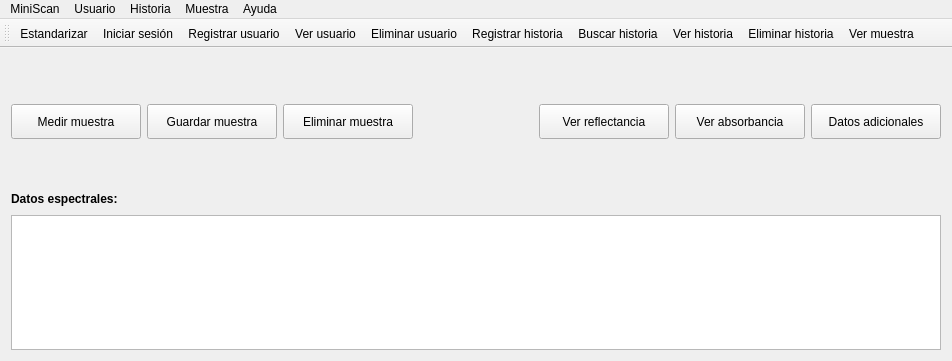
<?xml version="1.0" encoding="UTF-8"?>
<ui version="4.0">
 <class>MainWindow</class>
 <widget class="QMainWindow" name="MainWindow">
  <property name="geometry">
   <rect>
    <x>0</x>
    <y>0</y>
    <width>952</width>
    <height>361</height>
   </rect>
  </property>
  <property name="windowTitle">
   <string>Spectrasoft</string>
  </property>
  <property name="windowIcon">
   <iconset resource="recursos.qrc">
    <normaloff>:/img/logo_icono.ico</normaloff>:/img/logo_icono.ico</iconset>
  </property>
  <widget class="QWidget" name="centralWidget">
   <layout class="QGridLayout" name="gridLayout_5">
    <item row="0" column="0">
     <layout class="QGridLayout" name="gridLayout_2">
      <item row="0" column="0">
       <layout class="QHBoxLayout" name="horizontalLayout_3">
        <item>
         <layout class="QGridLayout" name="gridLayout_4">
          <item row="0" column="0">
           <spacer name="verticalSpacer_7">
            <property name="orientation">
             <enum>Qt::Vertical</enum>
            </property>
            <property name="sizeHint" stdset="0">
             <size>
              <width>127</width>
              <height>33</height>
             </size>
            </property>
           </spacer>
          </item>
          <item row="0" column="1">
           <spacer name="verticalSpacer_8">
            <property name="orientation">
             <enum>Qt::Vertical</enum>
            </property>
            <property name="sizeHint" stdset="0">
             <size>
              <width>127</width>
              <height>33</height>
             </size>
            </property>
           </spacer>
          </item>
          <item row="0" column="2">
           <spacer name="verticalSpacer_2">
            <property name="orientation">
             <enum>Qt::Vertical</enum>
            </property>
            <property name="sizeHint" stdset="0">
             <size>
              <width>127</width>
              <height>33</height>
             </size>
            </property>
           </spacer>
          </item>
          <item row="1" column="0">
           <widget class="QPushButton" name="btnMedir">
            <property name="minimumSize">
             <size>
              <width>130</width>
              <height>35</height>
             </size>
            </property>
            <property name="maximumSize">
             <size>
              <width>130</width>
              <height>35</height>
             </size>
            </property>
            <property name="text">
             <string>Medir muestra</string>
            </property>
            <property name="icon">
             <iconset resource="recursos.qrc">
              <normaloff>:/img/logo.png</normaloff>:/img/logo.png</iconset>
            </property>
            <property name="iconSize">
             <size>
              <width>25</width>
              <height>20</height>
             </size>
            </property>
           </widget>
          </item>
          <item row="1" column="2">
           <widget class="QPushButton" name="btnEliminar">
            <property name="minimumSize">
             <size>
              <width>130</width>
              <height>35</height>
             </size>
            </property>
            <property name="maximumSize">
             <size>
              <width>130</width>
              <height>35</height>
             </size>
            </property>
            <property name="text">
             <string>Eliminar muestra</string>
            </property>
            <property name="icon">
             <iconset resource="recursos.qrc">
              <normaloff>:/img/borrar.png</normaloff>:/img/borrar.png</iconset>
            </property>
            <property name="iconSize">
             <size>
              <width>20</width>
              <height>20</height>
             </size>
            </property>
           </widget>
          </item>
          <item row="2" column="0">
           <spacer name="verticalSpacer_4">
            <property name="orientation">
             <enum>Qt::Vertical</enum>
            </property>
            <property name="sizeHint" stdset="0">
             <size>
              <width>127</width>
              <height>33</height>
             </size>
            </property>
           </spacer>
          </item>
          <item row="2" column="1">
           <spacer name="verticalSpacer_6">
            <property name="orientation">
             <enum>Qt::Vertical</enum>
            </property>
            <property name="sizeHint" stdset="0">
             <size>
              <width>127</width>
              <height>33</height>
             </size>
            </property>
           </spacer>
          </item>
          <item row="2" column="2">
           <spacer name="verticalSpacer_12">
            <property name="orientation">
             <enum>Qt::Vertical</enum>
            </property>
            <property name="sizeHint" stdset="0">
             <size>
              <width>127</width>
              <height>33</height>
             </size>
            </property>
           </spacer>
          </item>
          <item row="1" column="1">
           <widget class="QPushButton" name="btnGuardar">
            <property name="minimumSize">
             <size>
              <width>130</width>
              <height>35</height>
             </size>
            </property>
            <property name="maximumSize">
             <size>
              <width>130</width>
              <height>35</height>
             </size>
            </property>
            <property name="text">
             <string>Guardar muestra</string>
            </property>
            <property name="icon">
             <iconset resource="recursos.qrc">
              <normaloff>:/img/base_datos.png</normaloff>:/img/base_datos.png</iconset>
            </property>
            <property name="iconSize">
             <size>
              <width>22</width>
              <height>22</height>
             </size>
            </property>
           </widget>
          </item>
         </layout>
        </item>
        <item>
         <layout class="QGridLayout" name="gridLayout">
          <item row="2" column="1">
           <spacer name="verticalSpacer_16">
            <property name="orientation">
             <enum>Qt::Vertical</enum>
            </property>
            <property name="sizeType">
             <enum>QSizePolicy::Expanding</enum>
            </property>
            <property name="sizeHint" stdset="0">
             <size>
              <width>20</width>
              <height>13</height>
             </size>
            </property>
           </spacer>
          </item>
          <item row="0" column="1">
           <spacer name="verticalSpacer_3">
            <property name="orientation">
             <enum>Qt::Vertical</enum>
            </property>
            <property name="sizeType">
             <enum>QSizePolicy::Expanding</enum>
            </property>
            <property name="sizeHint" stdset="0">
             <size>
              <width>20</width>
              <height>13</height>
             </size>
            </property>
           </spacer>
          </item>
          <item row="1" column="2">
           <spacer name="horizontalSpacer_4">
            <property name="orientation">
             <enum>Qt::Horizontal</enum>
            </property>
            <property name="sizeHint" stdset="0">
             <size>
              <width>13</width>
              <height>67</height>
             </size>
            </property>
           </spacer>
          </item>
          <item row="1" column="0">
           <spacer name="horizontalSpacer_8">
            <property name="orientation">
             <enum>Qt::Horizontal</enum>
            </property>
            <property name="sizeHint" stdset="0">
             <size>
              <width>13</width>
              <height>67</height>
             </size>
            </property>
           </spacer>
          </item>
          <item row="1" column="1">
           <widget class="QLabel" name="label">
            <property name="minimumSize">
             <size>
              <width>70</width>
              <height>70</height>
             </size>
            </property>
            <property name="maximumSize">
             <size>
              <width>70</width>
              <height>70</height>
             </size>
            </property>
            <property name="text">
             <string/>
            </property>
            <property name="pixmap">
             <pixmap resource="recursos.qrc">:/img/logo_gris.png</pixmap>
            </property>
            <property name="scaledContents">
             <bool>true</bool>
            </property>
           </widget>
          </item>
         </layout>
        </item>
        <item>
         <layout class="QGridLayout" name="gridLayout_3">
          <item row="0" column="0">
           <spacer name="verticalSpacer_9">
            <property name="orientation">
             <enum>Qt::Vertical</enum>
            </property>
            <property name="sizeHint" stdset="0">
             <size>
              <width>127</width>
              <height>33</height>
             </size>
            </property>
           </spacer>
          </item>
          <item row="0" column="1">
           <spacer name="verticalSpacer_10">
            <property name="orientation">
             <enum>Qt::Vertical</enum>
            </property>
            <property name="sizeHint" stdset="0">
             <size>
              <width>127</width>
              <height>33</height>
             </size>
            </property>
           </spacer>
          </item>
          <item row="0" column="2">
           <spacer name="verticalSpacer_11">
            <property name="orientation">
             <enum>Qt::Vertical</enum>
            </property>
            <property name="sizeHint" stdset="0">
             <size>
              <width>127</width>
              <height>33</height>
             </size>
            </property>
           </spacer>
          </item>
          <item row="1" column="0">
           <widget class="QPushButton" name="btnReflectancia">
            <property name="minimumSize">
             <size>
              <width>130</width>
              <height>35</height>
             </size>
            </property>
            <property name="maximumSize">
             <size>
              <width>130</width>
              <height>35</height>
             </size>
            </property>
            <property name="text">
             <string>Ver reflectancia</string>
            </property>
            <property name="icon">
             <iconset resource="recursos.qrc">
              <normaloff>:/img/reflectancia.png</normaloff>:/img/reflectancia.png</iconset>
            </property>
            <property name="iconSize">
             <size>
              <width>25</width>
              <height>25</height>
             </size>
            </property>
           </widget>
          </item>
          <item row="1" column="1">
           <widget class="QPushButton" name="btnAbsorbancia">
            <property name="minimumSize">
             <size>
              <width>130</width>
              <height>35</height>
             </size>
            </property>
            <property name="maximumSize">
             <size>
              <width>130</width>
              <height>35</height>
             </size>
            </property>
            <property name="text">
             <string>Ver absorbancia</string>
            </property>
            <property name="icon">
             <iconset resource="recursos.qrc">
              <normaloff>:/img/absorbancia.png</normaloff>:/img/absorbancia.png</iconset>
            </property>
            <property name="iconSize">
             <size>
              <width>25</width>
              <height>25</height>
             </size>
            </property>
           </widget>
          </item>
          <item row="1" column="2">
           <widget class="QPushButton" name="btnDatosAdicionales">
            <property name="minimumSize">
             <size>
              <width>130</width>
              <height>35</height>
             </size>
            </property>
            <property name="maximumSize">
             <size>
              <width>130</width>
              <height>35</height>
             </size>
            </property>
            <property name="text">
             <string>Datos adicionales</string>
            </property>
            <property name="icon">
             <iconset resource="recursos.qrc">
              <normaloff>:/img/datos_adicionales.png</normaloff>:/img/datos_adicionales.png</iconset>
            </property>
            <property name="iconSize">
             <size>
              <width>16</width>
              <height>16</height>
             </size>
            </property>
           </widget>
          </item>
          <item row="2" column="0">
           <spacer name="verticalSpacer_13">
            <property name="orientation">
             <enum>Qt::Vertical</enum>
            </property>
            <property name="sizeHint" stdset="0">
             <size>
              <width>127</width>
              <height>33</height>
             </size>
            </property>
           </spacer>
          </item>
          <item row="2" column="1">
           <spacer name="verticalSpacer_14">
            <property name="orientation">
             <enum>Qt::Vertical</enum>
            </property>
            <property name="sizeHint" stdset="0">
             <size>
              <width>127</width>
              <height>33</height>
             </size>
            </property>
           </spacer>
          </item>
          <item row="2" column="2">
           <spacer name="verticalSpacer_15">
            <property name="orientation">
             <enum>Qt::Vertical</enum>
            </property>
            <property name="sizeHint" stdset="0">
             <size>
              <width>127</width>
              <height>33</height>
             </size>
            </property>
           </spacer>
          </item>
         </layout>
        </item>
       </layout>
      </item>
      <item row="1" column="0">
       <layout class="QHBoxLayout" name="horizontalLayout">
        <item>
         <widget class="QLabel" name="etqDatosEspectrales">
          <property name="text">
           <string>&lt;html&gt;&lt;head/&gt;&lt;body&gt;&lt;p&gt;&lt;span style=&quot; font-weight:600;&quot;&gt;Datos espectrales:&lt;/span&gt;&lt;/p&gt;&lt;/body&gt;&lt;/html&gt;</string>
          </property>
         </widget>
        </item>
        <item>
         <spacer name="horizontalSpacer">
          <property name="orientation">
           <enum>Qt::Horizontal</enum>
          </property>
          <property name="sizeHint" stdset="0">
           <size>
            <width>40</width>
            <height>20</height>
           </size>
          </property>
         </spacer>
        </item>
       </layout>
      </item>
      <item row="2" column="0">
       <widget class="QTableView" name="tablaDatosEspectrales">
        <property name="minimumSize">
         <size>
          <width>885</width>
          <height>135</height>
         </size>
        </property>
        <property name="frameShape">
         <enum>QFrame::StyledPanel</enum>
        </property>
        <property name="horizontalScrollBarPolicy">
         <enum>Qt::ScrollBarAsNeeded</enum>
        </property>
        <property name="sizeAdjustPolicy">
         <enum>QAbstractScrollArea::AdjustToContents</enum>
        </property>
        <property name="editTriggers">
         <set>QAbstractItemView::NoEditTriggers</set>
        </property>
        <property name="dragDropOverwriteMode">
         <bool>false</bool>
        </property>
        <property name="alternatingRowColors">
         <bool>true</bool>
        </property>
        <property name="textElideMode">
         <enum>Qt::ElideMiddle</enum>
        </property>
        <attribute name="horizontalHeaderVisible">
         <bool>true</bool>
        </attribute>
        <attribute name="horizontalHeaderStretchLastSection">
         <bool>true</bool>
        </attribute>
        <attribute name="verticalHeaderVisible">
         <bool>true</bool>
        </attribute>
        <attribute name="verticalHeaderMinimumSectionSize">
         <number>35</number>
        </attribute>
        <attribute name="verticalHeaderStretchLastSection">
         <bool>true</bool>
        </attribute>
       </widget>
      </item>
     </layout>
    </item>
   </layout>
  </widget>
  <widget class="QMenuBar" name="menuBar">
   <property name="geometry">
    <rect>
     <x>0</x>
     <y>0</y>
     <width>952</width>
     <height>21</height>
    </rect>
   </property>
   <widget class="QMenu" name="menuMiniScanXEPlus">
    <property name="title">
     <string>MiniScan</string>
    </property>
    <addaction name="actionConectar"/>
    <addaction name="actionDesconectar"/>
    <addaction name="separator"/>
    <addaction name="actionEstandarizar"/>
    <addaction name="separator"/>
    <addaction name="actionSalir"/>
   </widget>
   <widget class="QMenu" name="menuAyuda">
    <property name="title">
     <string>Ayuda</string>
    </property>
    <addaction name="actionAcerca_de"/>
   </widget>
   <widget class="QMenu" name="menuUsuario">
    <property name="title">
     <string>Usuario</string>
    </property>
    <widget class="QMenu" name="menuMas_opciones_u">
     <property name="title">
      <string>Más opciones</string>
     </property>
     <property name="icon">
      <iconset resource="recursos.qrc">
       <normaloff>:/img/usuario_avanzado.png</normaloff>:/img/usuario_avanzado.png</iconset>
     </property>
     <addaction name="actionRegistrar_usuario"/>
     <addaction name="actionEliminar_usuario"/>
    </widget>
    <addaction name="actionIniciar_sesion"/>
    <addaction name="actionVer_usuario"/>
    <addaction name="separator"/>
    <addaction name="menuMas_opciones_u"/>
    <addaction name="separator"/>
    <addaction name="actionCerrar_sesion"/>
   </widget>
   <widget class="QMenu" name="menuHistoria">
    <property name="title">
     <string>Historia</string>
    </property>
    <widget class="QMenu" name="menuMas_opciones_h">
     <property name="title">
      <string>Más opciones</string>
     </property>
     <property name="icon">
      <iconset resource="recursos.qrc">
       <normaloff>:/img/historia_avanzado.png</normaloff>:/img/historia_avanzado.png</iconset>
     </property>
     <addaction name="actionModificar_historia"/>
     <addaction name="actionEliminar_historia"/>
    </widget>
    <addaction name="separator"/>
    <addaction name="actionRegistrar_historia"/>
    <addaction name="actionBuscar_historia"/>
    <addaction name="actionVer_historia"/>
    <addaction name="separator"/>
    <addaction name="menuMas_opciones_h"/>
    <addaction name="separator"/>
    <addaction name="actionCerrar_historia"/>
   </widget>
   <widget class="QMenu" name="menuMuestra">
    <property name="title">
     <string>Muestra</string>
    </property>
    <addaction name="actionBuscar_muestra"/>
    <addaction name="actionVer_muestra"/>
   </widget>
   <addaction name="menuMiniScanXEPlus"/>
   <addaction name="menuUsuario"/>
   <addaction name="menuHistoria"/>
   <addaction name="menuMuestra"/>
   <addaction name="menuAyuda"/>
  </widget>
  <widget class="QToolBar" name="toolBar">
   <property name="windowTitle">
    <string>toolBar</string>
   </property>
   <attribute name="toolBarArea">
    <enum>TopToolBarArea</enum>
   </attribute>
   <attribute name="toolBarBreak">
    <bool>false</bool>
   </attribute>
   <addaction name="actionEstandarizar"/>
   <addaction name="actionIniciar_sesion"/>
   <addaction name="actionRegistrar_usuario"/>
   <addaction name="actionVer_usuario"/>
   <addaction name="actionEliminar_usuario"/>
   <addaction name="actionRegistrar_historia"/>
   <addaction name="actionBuscar_historia"/>
   <addaction name="actionVer_historia"/>
   <addaction name="actionEliminar_historia"/>
   <addaction name="actionVer_muestra"/>
  </widget>
  <action name="actionConectar">
   <property name="icon">
    <iconset resource="recursos.qrc">
     <normaloff>:/img/on.png</normaloff>:/img/on.png</iconset>
   </property>
   <property name="text">
    <string>Conectar</string>
   </property>
  </action>
  <action name="actionDesconectar">
   <property name="icon">
    <iconset resource="recursos.qrc">
     <normaloff>:/img/off.png</normaloff>:/img/off.png</iconset>
   </property>
   <property name="text">
    <string>Desconectar</string>
   </property>
  </action>
  <action name="actionSalir">
   <property name="icon">
    <iconset resource="recursos.qrc">
     <normaloff>:/img/salir.png</normaloff>:/img/salir.png</iconset>
   </property>
   <property name="text">
    <string>Salir</string>
   </property>
  </action>
  <action name="actionAcerca_de">
   <property name="icon">
    <iconset resource="recursos.qrc">
     <normaloff>:/img/logo.png</normaloff>:/img/logo.png</iconset>
   </property>
   <property name="text">
    <string>Acerca de Spectrasoft...</string>
   </property>
  </action>
  <action name="actionEstandarizar">
   <property name="icon">
    <iconset resource="recursos.qrc">
     <normaloff>:/img/blanco_negro.png</normaloff>:/img/blanco_negro.png</iconset>
   </property>
   <property name="text">
    <string>Estandarizar</string>
   </property>
  </action>
  <action name="actionIniciar_sesion">
   <property name="icon">
    <iconset resource="recursos.qrc">
     <normaloff>:/img/padlock.png</normaloff>:/img/padlock.png</iconset>
   </property>
   <property name="text">
    <string>Iniciar sesión</string>
   </property>
  </action>
  <action name="actionCerrar_sesion">
   <property name="icon">
    <iconset resource="recursos.qrc">
     <normaloff>:/img/usuario_logout.png</normaloff>:/img/usuario_logout.png</iconset>
   </property>
   <property name="text">
    <string>Cerrar sesión</string>
   </property>
  </action>
  <action name="actionRegistrar_historia">
   <property name="icon">
    <iconset resource="recursos.qrc">
     <normaloff>:/img/plus_historia.png</normaloff>:/img/plus_historia.png</iconset>
   </property>
   <property name="text">
    <string>Registrar historia</string>
   </property>
  </action>
  <action name="actionBuscar_historia">
   <property name="icon">
    <iconset resource="recursos.qrc">
     <normaloff>:/img/buscar_historia.png</normaloff>:/img/buscar_historia.png</iconset>
   </property>
   <property name="text">
    <string>Buscar historia</string>
   </property>
  </action>
  <action name="actionVer_historia">
   <property name="icon">
    <iconset resource="recursos.qrc">
     <normaloff>:/img/historia.png</normaloff>:/img/historia.png</iconset>
   </property>
   <property name="text">
    <string>Ver historia</string>
   </property>
  </action>
  <action name="actionCerrar_historia">
   <property name="icon">
    <iconset resource="recursos.qrc">
     <normaloff>:/img/historia_logout.png</normaloff>:/img/historia_logout.png</iconset>
   </property>
   <property name="text">
    <string>Cerrar historia</string>
   </property>
  </action>
  <action name="actionVer_usuario">
   <property name="icon">
    <iconset resource="recursos.qrc">
     <normaloff>:/img/usuario.png</normaloff>:/img/usuario.png</iconset>
   </property>
   <property name="text">
    <string>Ver usuario</string>
   </property>
  </action>
  <action name="actionBuscar_muestra">
   <property name="icon">
    <iconset resource="recursos.qrc">
     <normaloff>:/img/buscar_muestra.png</normaloff>:/img/buscar_muestra.png</iconset>
   </property>
   <property name="text">
    <string>Buscar muestra</string>
   </property>
  </action>
  <action name="actionVer_muestra">
   <property name="icon">
    <iconset resource="recursos.qrc">
     <normaloff>:/img/fototipo_3.png</normaloff>:/img/fototipo_3.png</iconset>
   </property>
   <property name="text">
    <string>Ver muestra</string>
   </property>
  </action>
  <action name="actionRegistrar_usuario">
   <property name="icon">
    <iconset resource="recursos.qrc">
     <normaloff>:/img/plus_usuario.png</normaloff>:/img/plus_usuario.png</iconset>
   </property>
   <property name="text">
    <string>Registrar usuario</string>
   </property>
  </action>
  <action name="actionEliminar_usuario">
   <property name="icon">
    <iconset resource="recursos.qrc">
     <normaloff>:/img/borrar_usuario.png</normaloff>:/img/borrar_usuario.png</iconset>
   </property>
   <property name="text">
    <string>Eliminar usuario</string>
   </property>
  </action>
  <action name="actionEliminar_historia">
   <property name="icon">
    <iconset resource="recursos.qrc">
     <normaloff>:/img/borrar_historia.png</normaloff>:/img/borrar_historia.png</iconset>
   </property>
   <property name="text">
    <string>Eliminar historia</string>
   </property>
  </action>
  <action name="actionModificar_historia">
   <property name="icon">
    <iconset resource="recursos.qrc">
     <normaloff>:/img/editar_historia.png</normaloff>:/img/editar_historia.png</iconset>
   </property>
   <property name="text">
    <string>Modificar historia</string>
   </property>
  </action>
 </widget>
 <layoutdefault spacing="6" margin="11"/>
 <resources>
  <include location="recursos.qrc"/>
 </resources>
 <connections/>
</ui>
